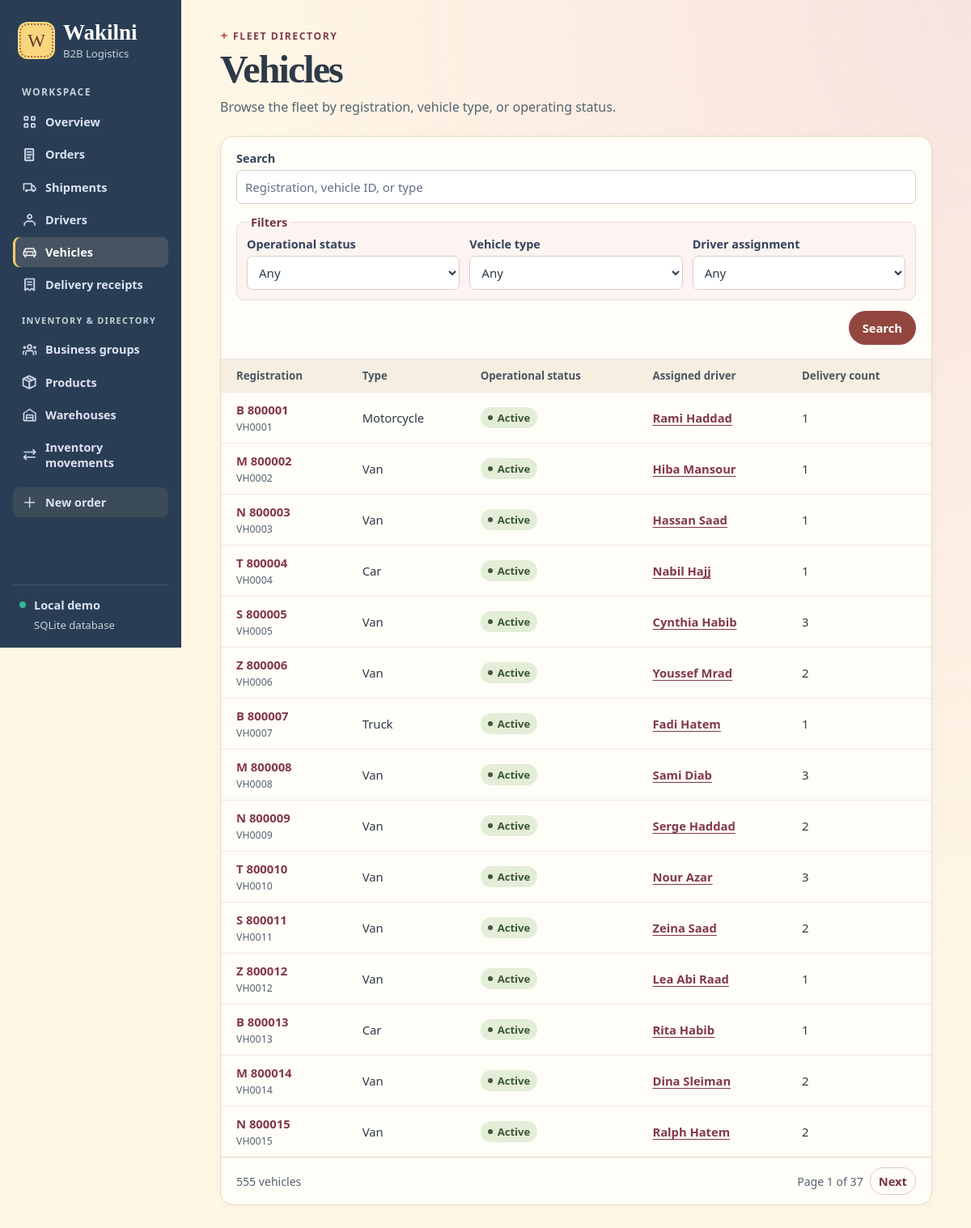
Page /vehicles on the committed database.
### tables this page shows
CREATE TABLE "Driver" (
    "driverID" TEXT NOT NULL CHECK (length(driverID) BETWEEN 1 AND 6 AND driverID GLOB 'DR[0-9][0-9][0-9][0-9]' AND length(driverID) = 6),
    "driverFirstName" TEXT NOT NULL CHECK (length(driverFirstName) BETWEEN 1 AND 30),
    "driverLastName" TEXT NOT NULL CHECK (length(driverLastName) BETWEEN 1 AND 30),
    "driverMiddleName" TEXT CHECK (length(driverMiddleName) BETWEEN 1 AND 30),
    "employmentStatus" TEXT NOT NULL CHECK (employmentStatus IN ('pending', 'active', 'terminated', 'suspended')),
    "driveJoinDate" TEXT NOT NULL CHECK (strftime('%d/%m/%Y', substr(driveJoinDate, 7, 4) || '-' || substr(driveJoinDate, 4, 2) || '-' || substr(driveJoinDate, 1, 2) || substr(driveJoinDate, 11), '+0 minutes') IS driveJoinDate),
    "driverLeaveDate" TEXT CHECK (strftime('%d/%m/%Y', substr(driverLeaveDate, 7, 4) || '-' || substr(driverLeaveDate, 4, 2) || '-' || substr(driverLeaveDate, 1, 2) || substr(driverLeaveDate, 11), '+0 minutes') IS driverLeaveDate),
    "driverSalary" REAL NOT NULL CHECK (driverSalary BETWEEN 0 AND 99999.99 AND driverSalary = round(driverSalary, 2)) CHECK (typeof(driverSalary) IN ('integer', 'real', 'null')),
    "driverOvertimeHours" REAL CHECK (driverOvertimeHours BETWEEN 0 AND 1e+30 AND driverOvertimeHours = round(driverOvertimeHours, 2)) CHECK (typeof(driverOvertimeHours) IN ('integer', 'real', 'null')),
    "vehicleID" TEXT CHECK (length(vehicleID) BETWEEN 1 AND 6 AND vehicleID GLOB 'VH[0-9][0-9][0-9][0-9]' AND length(vehicleID) = 6),
    PRIMARY KEY (driverID),
    FOREIGN KEY (vehicleID) REFERENCES "Vehicle" (vehicleID),
    UNIQUE (vehicleID),
    UNIQUE (driverFirstName, driverMiddleName, driverLastName),
    CHECK ((substr(driverLeaveDate, 7, 4) || '-' || substr(driverLeaveDate, 4, 2) || '-' || substr(driverLeaveDate, 1, 2) || substr(driverLeaveDate, 11)) >= (substr(driveJoinDate, 7, 4) || '-' || substr(driveJoinDate, 4, 2) || '-' || substr(driveJoinDate, 1, 2) || substr(driveJoinDate, 11))),
    CHECK ((employmentStatus = 'terminated') = (driverLeaveDate IS NOT NULL)),
    FOREIGN KEY (driverSalary, driverOvertimeHours) REFERENCES OvertimeFee (driverSalary, driverOvertimeHours)
);

CREATE TABLE "Vehicle" (
    "vehicleID" TEXT NOT NULL CHECK (length(vehicleID) BETWEEN 1 AND 6 AND vehicleID GLOB 'VH[0-9][0-9][0-9][0-9]' AND length(vehicleID) = 6),
    "vehicleRegistrationNo" TEXT NOT NULL CHECK (length(vehicleRegistrationNo) BETWEEN 1 AND 8 AND vehicleRegistrationNo GLOB '[A-Z] [0-9][0-9][0-9][0-9][0-9][0-9]' AND length(vehicleRegistrationNo) = 8),
    "vehicleType" TEXT NOT NULL CHECK (vehicleType IN ('Motorcycle', 'Car', 'Van', 'Truck')),
    "maxVehicleCapacity" REAL NOT NULL CHECK (maxVehicleCapacity BETWEEN 0.01 AND 999999.99 AND maxVehicleCapacity = round(maxVehicleCapacity, 2)) CHECK (typeof(maxVehicleCapacity) IN ('integer', 'real', 'null')),
    "maxVehicleWeight" REAL NOT NULL CHECK (maxVehicleWeight BETWEEN 0.01 AND 999999.99 AND maxVehicleWeight = round(maxVehicleWeight, 2)) CHECK (typeof(maxVehicleWeight) IN ('integer', 'real', 'null')),
    "maxFuelLimit" REAL NOT NULL CHECK (maxFuelLimit BETWEEN 0.01 AND 999999.99 AND maxFuelLimit = round(maxFuelLimit, 2)) CHECK (typeof(maxFuelLimit) IN ('integer', 'real', 'null')),
    "vehicleOperationalStatus" TEXT NOT NULL CHECK (vehicleOperationalStatus IN ('Active', 'In Maintenance', 'Out of Service')),
    "deliveryCount" INTEGER CHECK (deliveryCount BETWEEN 0 AND 999999) CHECK (typeof(deliveryCount) IN ('integer', 'null')),
    PRIMARY KEY (vehicleID),
    UNIQUE (vehicleRegistrationNo)
);

### app.py (the view)
@app.get("/vehicles")
def vehicles():
    context = list_page(
        VEHICLES_FIELDS, VEHICLES_FROM, ("v.vehicleID", "v.vehicleType", "v.vehicleRegistrationNo"),
        "v.vehicleID",
        (
            ("status", "Operational status", "v.vehicleOperationalStatus = ?", ("Active", "In Maintenance", "Out of Service")),
            ("vehicle_type", "Vehicle type", "v.vehicleType = ?", VEHICLE_TYPES),
            ("driver_assignment", "Driver assignment", "CASE WHEN d.driverID IS NULL THEN 'unassigned' ELSE 'assigned' END = ?",
             (("assigned", "Assigned"), ("unassigned", "Unassigned"))),
        ),
    )
    return render_template("vehicles.html", **context)

### app.py (called while the page is built, shortened)
@app.before_request
def protect_online_demo():
    password = app.config["DEMO_PASSWORD"]
    if app.config["RENDER_HOSTED"] and len(password) < 12:
        return Response("Set a demo password of at least 12 characters before opening the online site.\n", 503)
    if not password or request.endpoint == "health":
        return None

def db():
    if "db" not in g:
        path = Path(app.config["DATABASE"]).resolve()
        g.db = sqlite3.connect(path.as_uri() + "?mode=rw", uri=True, timeout=5)
        g.db.row_factory = sqlite3.Row
        g.db.execute("PRAGMA foreign_keys = ON")
    return g.db

@app.template_filter("number")
def number(value):
    return f"{value:,}"

### templates/vehicles.html (shortened to what this page needs)
{% extends "base.html" %}
{% from "components.html" import badge, filters, pagination %}
{% block content %}
<header class="page-head"><div><p class="eyebrow">FLEET DIRECTORY</p><h1>Vehicles</h1><p class="subtitle">Browse the fleet by registration, vehicle type, or operating status.</p></div></header>
<section class="panel">
  {{ filters('vehicles', 'Registration, vehicle ID, or type', q, filter_controls, clear_args, has_filters) }}
  {% if rows %}<div class="table-wrap"><table>
    <thead><tr><th>Registration</th><th>Type</th><th>Operational status</th><th>Assigned driver</th><th>Delivery count</th></tr></thead>
    <tbody>{% for row in rows %}<tr>
      <td><a class="record" href="{{ url_for('vehicle_detail', vehicle_id=row.vehicleID) }}">{{ row.vehicleRegistrationNo }}</a><small class="cell-secondary">{{ row.vehicleID }}</small></td>
      <td>{{ row.vehicleType }}</td><td>{{ badge(row.vehicleOperationalStatus) }}</td>
      <td>{% if row.driverID %}<a class="text-link" href="{{ url_for('driver_detail', driver_id=row.driverID) }}">{{ row.driverName }}</a>{% else %}Unassigned{% endif %}</td>
      <td>{{ row.deliveryCount if row.deliveryCount is not none else '—' }}</td>
    </tr>{% endfor %}</tbody>
  </table></div>{% else %}<p class="empty">No vehicles match your search.</p>{% endif %}
  {{ pagination('vehicles', page, pages, total, 'vehicle', page_args) }}
</section>
{% endblock %}

### templates/components.html (shortened to what this page needs)
{% macro badge(value) %}<span class="badge state-{{ value|lower|replace(' ', '-') }}">{{ value }}</span>{% endmacro %}
{% macro filters(endpoint, placeholder, q, controls, clear_args, has_filters) %}
<form class="directory-filters" method="get" action="{{ url_for(endpoint) }}">
  <div><label for="directory-query">Search</label><input id="directory-query" type="search" name="q" value="{{ q }}" maxlength="100" placeholder="{{ placeholder }}"></div>
  <fieldset class="filter-controls">
    <legend>Filters</legend>
    <div class="filter-grid">
    {% for control in controls %}
      <div>
        <label for="filter-{{ control.name }}">{{ control.label }}</label>
        {% if control.options is none %}
        <input id="filter-{{ control.name }}" type="date" name="{{ control.name }}" value="{{ control.value }}">
        {% else %}
        <select id="filter-{{ control.name }}" name="{{ control.name }}">
          <option value="">Any</option>
        </select>
        {% endif %}
      </div>
    {% endfor %}
    </div>
  </fieldset>
  <div class="filter-actions">
    <button class="button primary" type="submit">Search</button>
  </div>
</form>
{% endmacro %}
{% macro pagination(endpoint, page, pages, total, noun, page_args) %}
  <div class="list-footer">
    <span>{{ total|number }} {{ noun }}{% if total != 1 %}s{% endif %}</span>
    {% if pages > 1 %}
    <nav aria-label="Results pages" class="pages">
      <span>Page {{ page }} of {{ pages }}</span>
      {% if page < pages %}<a class="button secondary small" href="{{ url_for(endpoint, page=page+1, **page_args) }}">Next</a>{% endif %}
    </nav>
    {% endif %}
  </div>
{% endmacro %}

### static/style.css (style rules this page uses)
:root { font-family: "Segoe UI", system-ui, sans-serif; color: #2d3a47; background: #fff7e6; --navy: #293e54; --indigo: #93463f; --muted: #546371; --line: #e6d8c5; --surface: #fffdf7; --display: "Playfair Display", Georgia, serif; --script: "Pacifico", "Segoe Print", cursive; font-synthesis: none; }
* { box-sizing: border-box; }
body { margin: 0; min-height: 100vh; display: grid; grid-template-columns: 224px minmax(0, 1fr); background: radial-gradient(ellipse at 100% 0, #f8e3df, transparent 56%), #fff7e6; }
a { color: inherit; }
.page-head { display: flex; justify-content: space-between; gap: 18px; align-items: center; margin-bottom: 24px; }
.eyebrow { font-size: .76rem; font-weight: 750; letter-spacing: .13em; color: #823c4c; margin: 0 0 8px; }
.page-head:not(.hero) .eyebrow::before { content: ""; display: inline-block; width: 10px; height: 10px; margin-right: 6px; background: #ba684a; clip-path: polygon(50% 0, 62% 36%, 100% 50%, 62% 63%, 50% 100%, 37% 63%, 0 50%, 37% 36%); }
h1, h2, p { margin-top: 0; }
h1 { margin-bottom: 9px; font-family: var(--display); font-weight: 680; font-size: clamp(2.18rem, 4vw, 3.2rem); font-variant-numeric: lining-nums; letter-spacing: -.04em; line-height: 1.06; overflow-wrap: anywhere; }
.subtitle, .panel-head p { color: var(--muted); margin: 0; line-height: 1.45; }
.button { min-height: 42px; display: inline-flex; align-items: center; justify-content: center; gap: 5px; padding: 9px 16px; border: 1px solid transparent; border-radius: 999px; text-decoration: none; font: inherit; font-size: .92rem; font-weight: 700; cursor: pointer; white-space: nowrap; }
.primary { background: var(--indigo); color: white; }
.secondary { background: #fffdfa; border-color: #dec6cb; color: #783648; }
.small { min-height: 34px; padding: 5px 10px; }
.metric, .panel { background: var(--surface); border: 1px solid var(--line); border-radius: 17px; box-shadow: 0 4px 14px #623b3609; min-width: 0; }
.text-link, .record, .back { color: #82384a; font-weight: 700; text-underline-offset: 3px; }
.text-link, .back { font-size: .92rem; }
.record { text-decoration: none; white-space: nowrap; }
.table-wrap { max-width: 100%; overflow-x: auto; }
table { border-collapse: collapse; width: 100%; font-size: .925rem; text-align: left; }
th { background: #f6eee1; color: #4a5765; font-size: .83rem; font-weight: 700; white-space: nowrap; }
td, th { padding: 11px 14px; border-top: 1px solid #f0e5e0; vertical-align: middle; }
td:first-child, th:first-child { padding-left: 19px; }
.badge { display: inline-flex; align-items: center; gap: 6px; white-space: nowrap; border-radius: 20px; padding: 4px 9px; background: #e1e8ef; color: #344c61; font-size: .82rem; font-weight: 700; }
.badge::before { content: ""; width: 6px; height: 6px; border-radius: 50%; background: currentColor; }
.state-delivered, .state-completed, .state-active { color: #3d5835; background: #e3edd8; }
.directory-filters { padding: 17px 19px; display: grid; gap: 13px; }
.filter-controls { margin: 0; padding: 8px 12px 12px; border: 1px solid #eadbd8; border-radius: 10px; min-width: 0; background: #fbf4f0; }
.filter-controls legend { padding: 0 5px; color: #783648; font-size: .9rem; font-weight: 750; }
.filter-grid { display: grid; grid-template-columns: repeat(auto-fit, minmax(min(100%, 148px), 1fr)); gap: 10px 12px; }
.filter-grid > div { min-width: 0; }
.filter-actions { display: flex; justify-content: flex-end; flex-wrap: wrap; gap: 8px; }
label { font-weight: 650; font-size: .9rem; color: #35415d; min-width: 0; display: block; }
input:not([type=hidden]), select, textarea { display: block; width: 100%; min-height: 42px; margin: 5px 0 0; padding: 8px 10px; border-radius: 7px; border: 1px solid #dccccc; background: #fff; color: #2d3a47; font: inherit; font-weight: 400; font-size: .94rem; }
input::placeholder, textarea::placeholder { color: #626f86; }
.list-footer { border-top: 1px solid var(--line); padding: 12px 19px; display: flex; justify-content: space-between; align-items: center; gap: 10px; color: var(--muted); font-size: .88rem; }
.pages { display: flex; align-items: center; gap: 8px; }
.cell-secondary { display: block; color: var(--muted); margin-top: 3px; }

### rows in the picture
Driver: vehicleRegistrationNo "B 800001", vehicleID "VH0001", vehicleType "Motorcycle", driverName "Rami Haddad", deliveryCount "1"
Vehicle: vehicleOperationalStatus "Active"
Driver: vehicleRegistrationNo "M 800002", vehicleID "VH0002", vehicleType "Van", driverName "Hiba Mansour", deliveryCount "1"
Vehicle: vehicleOperationalStatus "Active"
Driver: vehicleRegistrationNo "N 800003", vehicleID "VH0003", vehicleType "Van", driverName "Hassan Saad", deliveryCount "1"
Vehicle: vehicleOperationalStatus "Active"
Driver: vehicleRegistrationNo "T 800004", vehicleID "VH0004", vehicleType "Car", driverName "Nabil Hajj", deliveryCount "1"
Vehicle: vehicleOperationalStatus "Active"
Driver: vehicleRegistrationNo "S 800005", vehicleID "VH0005", vehicleType "Van", driverName "Cynthia Habib", deliveryCount "3"
Vehicle: vehicleOperationalStatus "Active"
Driver: vehicleRegistrationNo "Z 800006", vehicleID "VH0006", vehicleType "Van", driverName "Youssef Mrad", deliveryCount "2"
Vehicle: vehicleOperationalStatus "Active"
Driver: vehicleRegistrationNo "B 800007", vehicleID "VH0007", vehicleType "Truck", driverName "Fadi Hatem", deliveryCount "1"
Vehicle: vehicleOperationalStatus "Active"
Driver: vehicleRegistrationNo "M 800008", vehicleID "VH0008", vehicleType "Van", driverName "Sami Diab", deliveryCount "3"
Vehicle: vehicleOperationalStatus "Active"
Driver: vehicleRegistrationNo "N 800009", vehicleID "VH0009", vehicleType "Van", driverName "Serge Haddad", deliveryCount "2"
Vehicle: vehicleOperationalStatus "Active"
Driver: vehicleRegistrationNo "T 800010", vehicleID "VH0010", vehicleType "Van", driverName "Nour Azar", deliveryCount "3"
Vehicle: vehicleOperationalStatus "Active"
Driver: vehicleRegistrationNo "S 800011", vehicleID "VH0011", vehicleType "Van", driverName "Zeina Saad", deliveryCount "2"
Vehicle: vehicleOperationalStatus "Active"
Driver: vehicleRegistrationNo "Z 800012", vehicleID "VH0012", vehicleType "Van", driverName "Lea Abi Raad", deliveryCount "1"
Vehicle: vehicleOperationalStatus "Active"
Driver: vehicleRegistrationNo "B 800013", vehicleID "VH0013", vehicleType "Car", driverName "Rita Habib", deliveryCount "1"
Vehicle: vehicleOperationalStatus "Active"
Driver: vehicleRegistrationNo "M 800014", vehicleID "VH0014", vehicleType "Van", driverName "Dina Sleiman", deliveryCount "2"
Vehicle: vehicleOperationalStatus "Active"
Driver: vehicleRegistrationNo "N 800015", vehicleID "VH0015", vehicleType "Van", driverName "Ralph Hatem", deliveryCount "2"
Vehicle: vehicleOperationalStatus "Active"

### other values in the picture
{{ 'Online class demo' if config.RENDER_HOSTED else 'Local demo' }} "Local demo"
{{ control.label }} "Operational status" "Vehicle type" "Driver assignment"
{{ total|number }} "555"
{{ noun }} "vehicle"
{{ page }} "1"
{{ pages }} "37"
